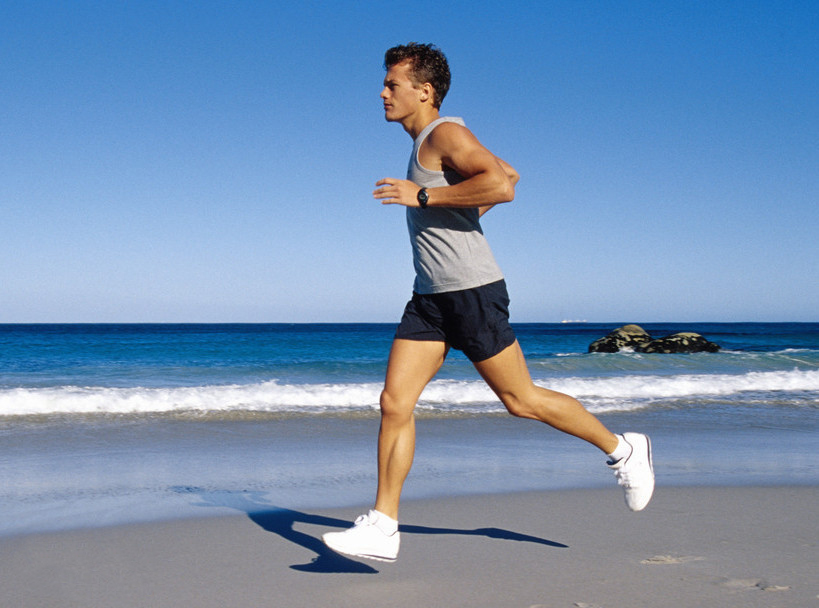
%> input picture Exp5 运动模糊还原/21312274 应一凡 图像处理实验五/image/demo1.jpg, 819 x 608 px
$ octave first.m   (GNU Octave 9; MATLAB toolbox functions it lacks are replaced by stand-ins)
%> lines starting %> are read from the running program, lines starting %| are printed output that depends on the picture
clc;clear;close all;

%% 读入图像
image_folder=fullfile(pwd, 'image');
I=imread(strcat(image_folder,'\','demo1.jpg'));
%> I is the input picture: size 608x819x3 uint8; mean R, G, B 118.4, 145.8, 178.5
I=rgb2gray(I);   % 将彩色图像转化为灰度图
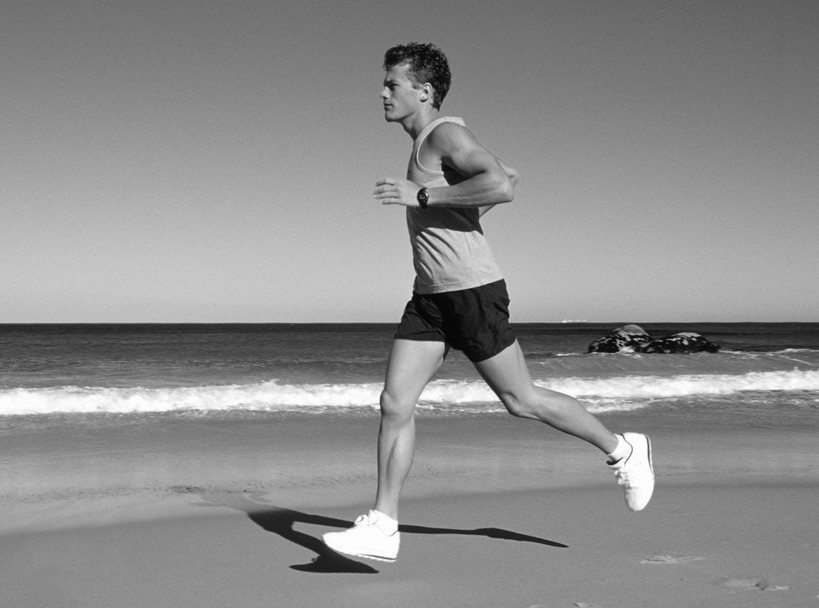
%> I: size 608x819 uint8; min 1, max 255, mean 141.4

%% 添加运动模糊
h = fspecial('motion', 14, 90);      % 生成一个运动模糊滤波器
H = fft2(h, size(I, 1), size(I, 2)); % 对滤波器进行傅里叶变换，并通过零填充来使其和I的大小相同
G = H .* fft2(double(I));            % 对I进行傅里叶变换后和H相乘

%% 添加高斯噪声
mean_noise = 0;      % 设置高斯噪声的均值为0
var_noise = 0.001;   % 设置高斯噪声的方差为0.001
noise = sqrt(var_noise) * randn(size(I)) + mean_noise;  % 生成高斯白噪声，并伸缩使得其符合给定的均值和方差
G = G + fft2(noise); % 将高斯噪声加到G中
noisy_motion_blur=real(ifft2(G));    % 计算添加了运动模糊和高斯噪声的图像
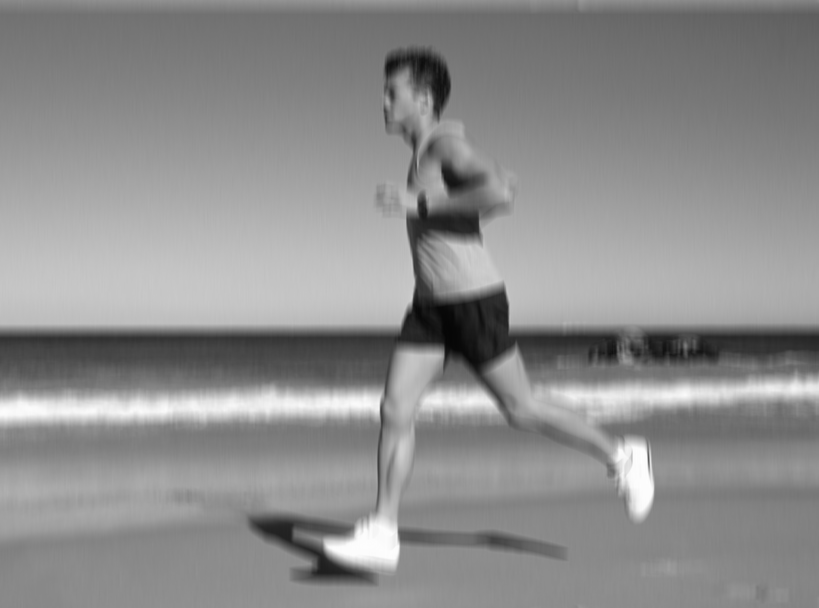
%> noisy_motion_blur: size 608x819 double; min 6.26, max 254.6, mean 141.4

%% 构建维纳滤波器
K = 0.5;
F_hat = conj(H) ./ (abs(H).^2 + K*var_noise./abs(fft2(double(I))).^2);  % 计算维纳滤波器的频域表达式F_hat
restored = real(ifft2(G .* F_hat));      % 对加上了运动模糊和高斯噪声的图像进行维纳滤波处理，得到恢复后的图像

%% 显示结果
figure;
subplot(1,3,1); imshow(I); title('原图');
subplot(1,3,2); imshow(uint8(noisy_motion_blur)); title('有运动模糊且包含噪声的图片');
subplot(1,3,3); imshow(uint8(restored), []); title('维纳滤波后的图像');

$ run again, with Exp5 运动模糊还原/21312274 应一凡 图像处理实验五/image/demo3.jpg copied over Exp5 运动模糊还原/21312274 应一凡 图像处理实验五/image/demo1.jpg
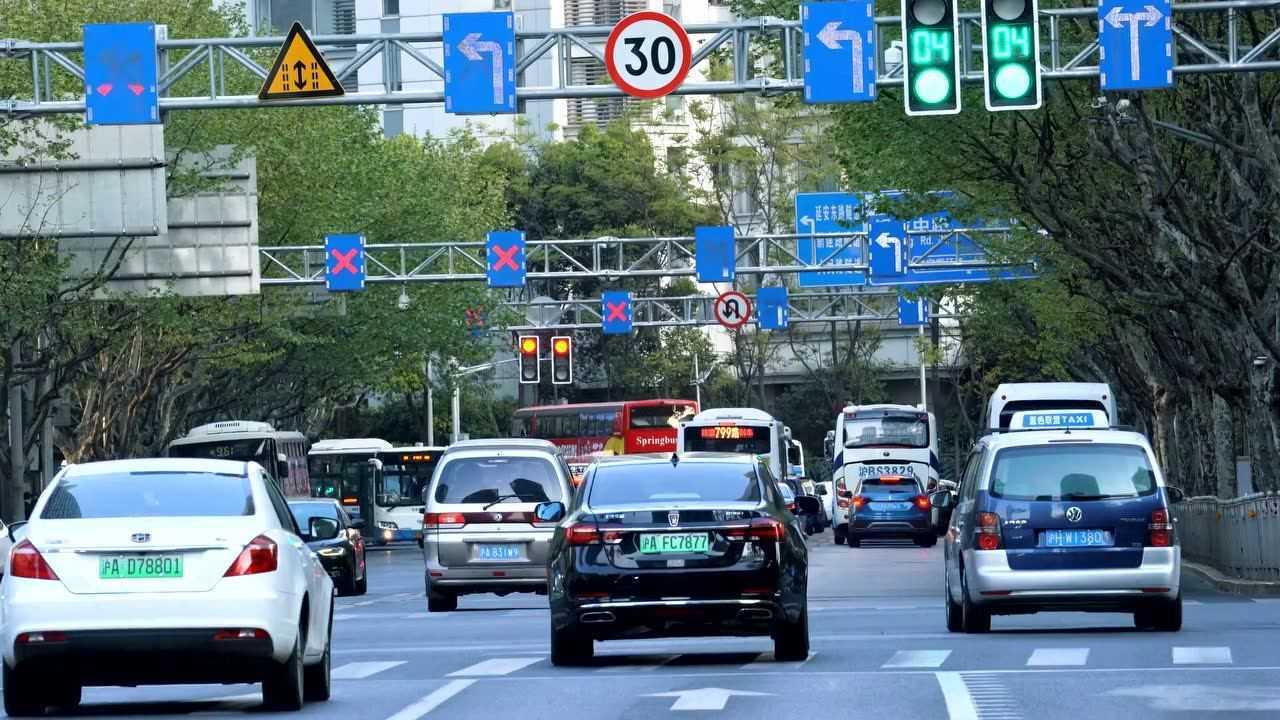
%> input picture Exp5 运动模糊还原/21312274 应一凡 图像处理实验五/image/demo3.jpg, 1280 x 720 px
%> I is the input picture: size 720x1280x3 uint8; mean R, G, B 91.8, 113.8, 124.4
%> `I=rgb2gray(I);`:
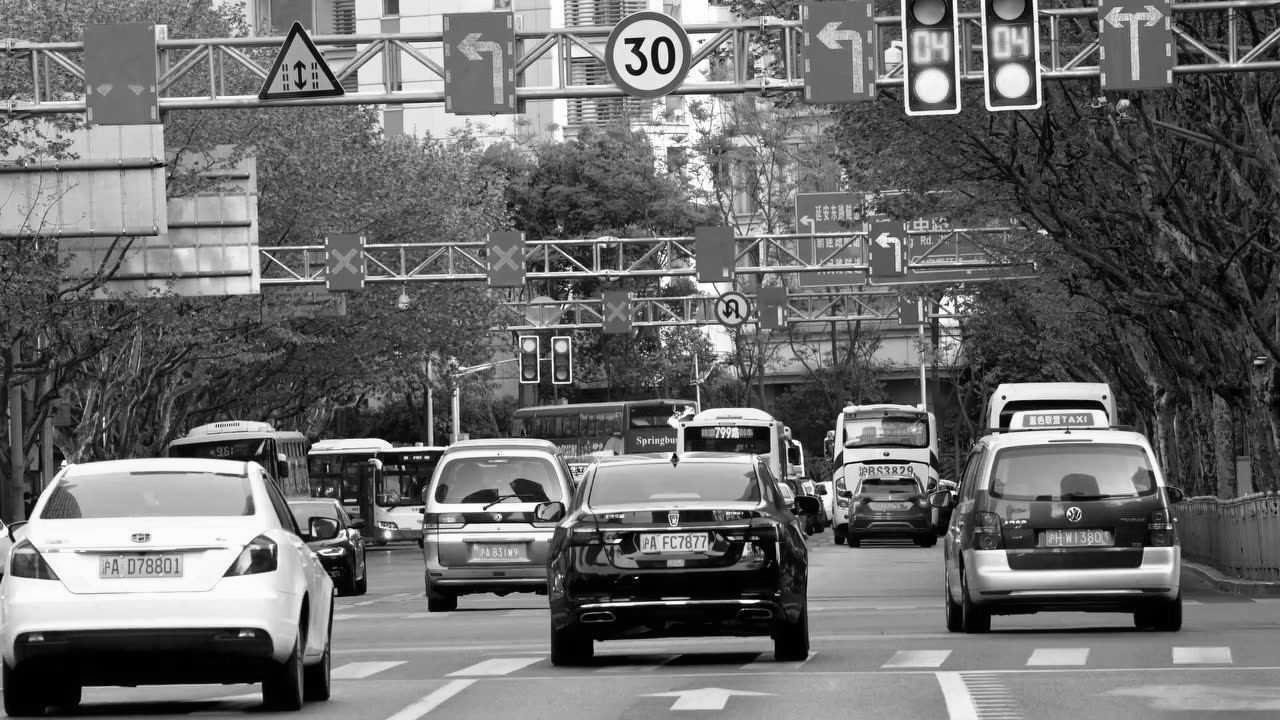
%> I: size 720x1280 uint8; min 0, max 255, mean 108.4
%> `noisy_motion_blur=real(ifft2(G));`:
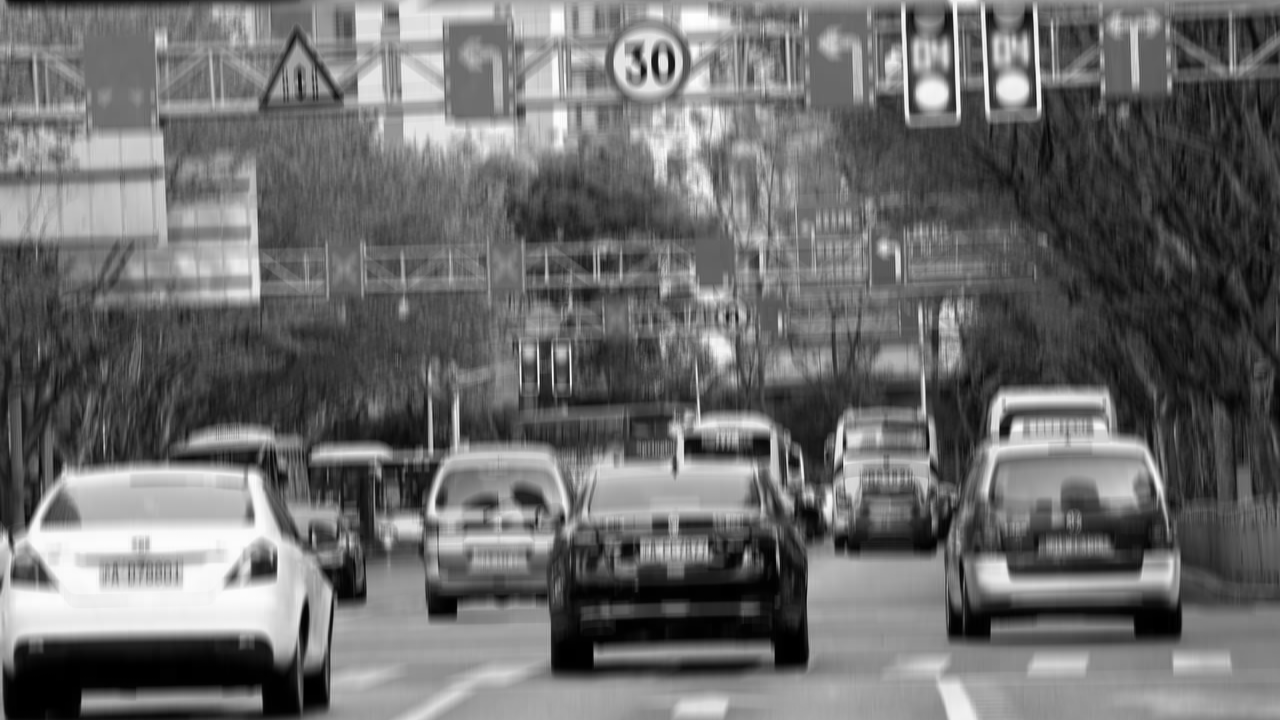
%> noisy_motion_blur: size 720x1280 double; min -0.0936, max 254.6, mean 108.4; drawn with min black and max white
